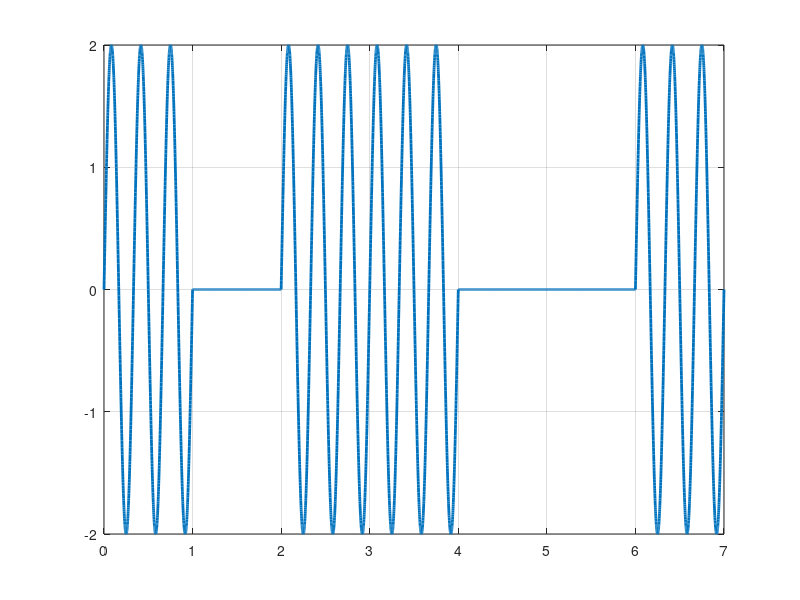

MATLAB code to generate this figure:
bits = [1 0 1 1 0 0 1];
bitrate = 1;
n = 1000;#ekta bit e koto gulo point
T = length(bits)/bitrate;#time
N = n*length(bits);#total point
dt = T/N;#por por duita point er moddhe difference
t = 0:dt:T;
x = zeros(1,length(t));#zeros(n x m)
f = 3
a = 2
signal_for_one = a * sin(2 * pi  * f * t);

for i=1:length(bits)
  if bits(i) == 1
    x((i - 1) * n + 1 : n * i ) = signal_for_one((i - 1) * n + 1 : n * i );
  end
end
plot(t, x, 'Linewidth', 2);
grid on;

dem = zeros(1 , int16(length(x)/ n));
for i = 1 : length(x) / n
  if(x((i - 1) * n + 1 : i *n) == 0)
  dem(i) = 0;
else
  dem(i) = 1;
  end
end
display(dem);
